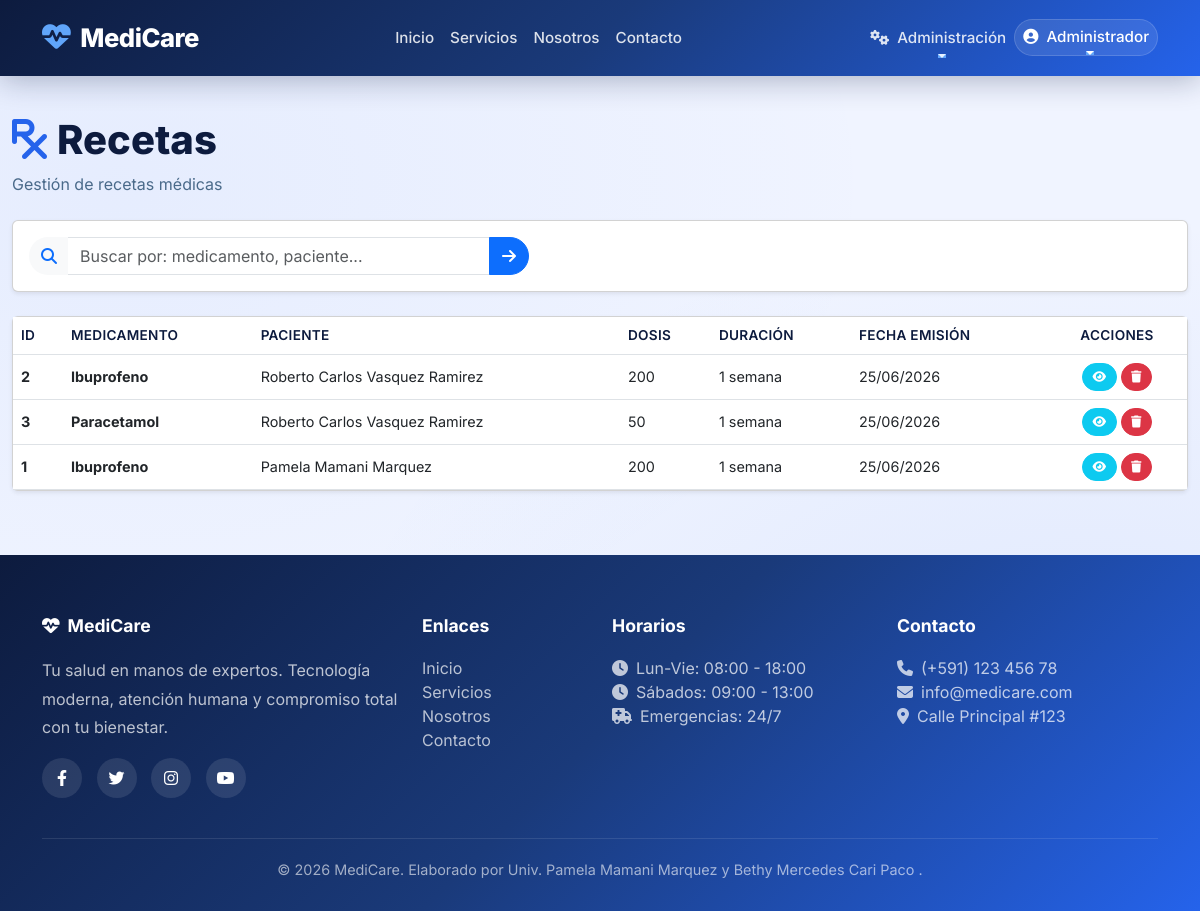
Page /admin/recetas (signed in) on the committed database.
### app/models/usuario.py (models this page shows, shortened)
class Usuario(UserMixin, db.Model):
    __tablename__ = 'usuarios'
    id = db.Column(db.Integer, primary_key=True)
    username = db.Column(db.String(80), unique=True, nullable=False)
    email = db.Column(db.String(120), unique=True, nullable=False)
    password_hash = db.Column(db.String(200), nullable=False)
    rol = db.Column(db.String(20), nullable=False, default='paciente')
    nombres = db.Column(db.String(100))
    apellidos = db.Column(db.String(100))
    ci = db.Column(db.String(20))
    telefono = db.Column(db.String(20))
    fecha_registro = db.Column(db.DateTime, default=datetime.utcnow)
    activo = db.Column(db.Boolean, default=True)
    paciente = db.relationship('Paciente', back_populates='usuario', uselist=False)
    medico = db.relationship('Medico', back_populates='usuario', uselist=False)
    def is_admin(self):
        return self.rol == 'admin'

### app/models/receta.py (models this page shows)
class Receta(db.Model):
    __tablename__ = 'recetas'
    id = db.Column(db.Integer, primary_key=True)
    historial_id = db.Column(db.Integer, db.ForeignKey('historiales.id'))
    medicamento = db.Column(db.String(100))
    dosis = db.Column(db.String(50))
    duracion = db.Column(db.String(50))
    indicaciones = db.Column(db.Text)
    fecha_emision = db.Column(db.DateTime, default=datetime.utcnow)
    historial = db.relationship('HistorialClinico', back_populates='recetas')

### app/models/paciente.py (models this page shows, shortened)
class Paciente(db.Model):
    __tablename__ = 'pacientes'
    id = db.Column(db.Integer, primary_key=True)
    usuario_id = db.Column(db.Integer, db.ForeignKey('usuarios.id'), unique=True)
    ci = db.Column(db.String(20), unique=True, nullable=False)
    nombres = db.Column(db.String(100), nullable=False)
    apellidos = db.Column(db.String(100), nullable=False)
    fecha_nacimiento = db.Column(db.Date)
    genero = db.Column(db.String(10))
    telefono = db.Column(db.String(20))
    direccion = db.Column(db.String(200))
    email = db.Column(db.String(120))
    seguro_medico = db.Column(db.String(100))
    alergias = db.Column(db.Text)
    fecha_registro = db.Column(db.DateTime, default=datetime.utcnow)
    usuario = db.relationship('Usuario', back_populates='paciente', uselist=False)
    citas = db.relationship('Cita', back_populates='paciente')
    historial = db.relationship('HistorialClinico', back_populates='paciente')

### app/admin/routes.py (the view, shortened to what this page needs)
@bp_admin.route('/recetas')
@login_required
def recetas():
    if not current_user.is_admin():
        flash('⛔ Acceso denegado.', 'danger')
        return redirect(url_for('core.landing'))
    search = request.args.get('search', '').strip()
    query = Receta.query
    recetas = query.order_by(Receta.fecha_emision.desc()).all()
    return render_template('admin/recetas.html', recetas=recetas, search=search)

### templates/admin/recetas.html (shortened to what this page needs)
{% extends "base.html" %}
{% block content %}
<div class="container-fluid py-4">
    <div class="d-flex justify-content-between align-items-center mb-4">
        <div>
            <h1 style="font-weight: 800; color: #0d1b3e;">
                <i class="fas fa-prescription" style="color: #2563eb; margin-right: 10px;"></i>Recetas
            </h1>
            <p style="color: #4a6a8a; margin: 0;">Gestión de recetas médicas</p>
        </div>
    </div>
    <div class="card shadow-sm mb-4">
        <div class="card-body p-3">
            <form method="GET" action="{{ url_for('admin.recetas') }}" class="d-flex gap-2">
                <div class="input-group" style="max-width: 500px;">
                    <span class="input-group-text bg-light border-0" style="border-radius: 50px 0 0 50px;">
                        <i class="fas fa-search text-primary"></i>
                    </span>
                    <input type="text" class="form-control" name="search"
                           placeholder="Buscar por: medicamento, paciente..."
                           value="{{ search }}"
                           style="border-left: none; border-radius: 0; border-color: #dee2e6;">
                    <button type="submit" class="btn btn-primary" style="border-radius: 0 50px 50px 0;">
                        <i class="fas fa-arrow-right"></i>
                    </button>
                </div>
            </form>
        </div>
    </div>
    <div class="card shadow-sm">
        <div class="card-body p-0">
            <div class="table-responsive">
                <table class="table table-hover align-middle mb-0">
                    <thead style="background: #f8f9fa;">
                        <tr>
                            <th style="width: 50px;">ID</th>
                            <th>Medicamento</th>
                            <th>Paciente</th>
                            <th>Dosis</th>
                            <th>Duración</th>
                            <th>Fecha Emisión</th>
                            <th style="width: 140px;" class="text-center">Acciones</th>
                        </tr>
                    </thead>
                    <tbody>
                        {% for receta in recetas %}
                        <tr>
                            <td><strong>{{ receta.id }}</strong></td>
                            <td><strong>{{ receta.medicamento }}</strong></td>
                            <td>
                                {% if receta.historial and receta.historial.paciente %}
                                {{ receta.historial.paciente.nombres }} {{ receta.historial.paciente.apellidos }}
                                {% else %}
                                N/A
                                {% endif %}
                            </td>
                            <td>{{ receta.dosis or 'N/A' }}</td>
                            <td>{{ receta.duracion or 'N/A' }}</td>
                            <td>{{ receta.fecha_emision.strftime('%d/%m/%Y') if receta.fecha_emision else 'N/A' }}</td>
                            <td>
                                <div class="d-flex gap-1 justify-content-center">
                                    <a href="{{ url_for('admin.ver_receta', id=receta.id) }}"
                                       class="btn btn-sm btn-info text-white"
                                       style="border-radius: 50px; padding: 4px 10px;"
                                       title="Ver receta">
                                        <i class="fas fa-eye"></i>
                                    </a>
                                    <form method="POST" action="{{ url_for('admin.eliminar_receta', id=receta.id) }}"
                                          style="display:inline;"
                                          onsubmit="return confirm('¿Estás seguro de eliminar esta receta?')">
                                        <button type="submit" class="btn btn-sm btn-danger"
                                                style="border-radius: 50px; padding: 4px 10px;"
                                                title="Eliminar receta">
                                            <i class="fas fa-trash"></i>
                                        </button>
                                    </form>
                                </div>
                            </td>
                        </tr>
                        {% endfor %}
                    </tbody>
                </table>
            </div>
        </div>
    </div>
</div>
{% endblock %}

### templates/base.html (shortened to what this page needs)
<!DOCTYPE html>
<html lang="es">
<head>
    <link href="https://cdn.jsdelivr.net/npm/bootstrap@5.3.0/dist/css/bootstrap.min.css" rel="stylesheet">
    <link rel="stylesheet" href="https://cdnjs.cloudflare.com/ajax/libs/font-awesome/6.4.0/css/all.min.css">
</head>
<body>
    <nav class="navbar navbar-expand-lg navbar-custom">
        <div class="container">
            <a class="navbar-brand" href="{{ url_for('core.landing') }}">
                <i class="fas fa-heartbeat"></i>MediCare
            </a>
            <div class="collapse navbar-collapse" id="navbarNav">
                <ul class="navbar-nav mx-auto">
                    <li class="nav-item">
                        <a class="nav-link" href="{{ url_for('core.landing') }}">Inicio</a>
                    </li>
                    <li class="nav-item">
                        <a class="nav-link" href="{{ url_for('core.servicios') }}">Servicios</a>
                    </li>
                    <li class="nav-item">
                        <a class="nav-link" href="{{ url_for('core.about') }}">Nosotros</a>
                    </li>
                    <li class="nav-item">
                        <a class="nav-link" href="{{ url_for('core.contacto') }}">Contacto</a>
                    </li>
                </ul>
                <ul class="navbar-nav">
                    {% if current_user.is_authenticated %}
                        {% if current_user.is_admin() %}
                        <li class="nav-item dropdown">
                            <a class="nav-link dropdown-toggle text-white" href="#" id="adminDropdown" role="button" data-bs-toggle="dropdown">
                                <i class="fas fa-cogs me-1"></i> Administración
                            </a>
                        </li>
                        {% endif %}
                        <li class="nav-item dropdown user-dropdown">
                            <a class="nav-link dropdown-toggle text-white" href="#" id="userDropdown" role="button" data-bs-toggle="dropdown">
                                <i class="fas fa-user-circle me-1"></i>
                                {{ current_user.nombres }}
                            </a>
                        </li>
                    {% endif %}
                </ul>
            </div>
        </div>
    </nav>
    <main>
        {% block content %}{% endblock %}
    </main>
    <footer class="footer-custom">
        <div class="container">
            <div class="row g-4">
                <div class="col-md-4">
                    <h5><i class="fas fa-heartbeat me-2"></i>MediCare</h5>
                    <p style="opacity: 0.8; line-height: 1.8; position: relative; z-index: 1;">Tu salud en manos de expertos. Tecnología moderna, atención humana y compromiso total con tu bienestar.</p>
                    <div class="social-links mt-3">
                        <a href="#"><i class="fab fa-facebook-f"></i></a>
                        <a href="#"><i class="fab fa-twitter"></i></a>
                        <a href="#"><i class="fab fa-instagram"></i></a>
                        <a href="#"><i class="fab fa-youtube"></i></a>
                    </div>
                </div>
                <div class="col-md-2">
                    <h5>Enlaces</h5>
                    <ul class="list-unstyled">
                        <li><a href="{{ url_for('core.landing') }}">Inicio</a></li>
                        <li><a href="{{ url_for('core.servicios') }}">Servicios</a></li>
                        <li><a href="{{ url_for('core.about') }}">Nosotros</a></li>
                        <li><a href="{{ url_for('core.contacto') }}">Contacto</a></li>
                    </ul>
                </div>
                <div class="col-md-3">
                    <h5>Horarios</h5>
                    <ul class="list-unstyled" style="opacity: 0.8;">
                        <li><i class="fas fa-clock me-2"></i>Lun-Vie: 08:00 - 18:00</li>
                        <li><i class="fas fa-clock me-2"></i>Sábados: 09:00 - 13:00</li>
                        <li><i class="fas fa-ambulance me-2"></i>Emergencias: 24/7</li>
                    </ul>
                </div>
                <div class="col-md-3">
                    <h5>Contacto</h5>
                    <ul class="list-unstyled" style="opacity: 0.8;">
                        <li><i class="fas fa-phone me-2"></i>(+591) 123 456 78</li>
                        <li><i class="fas fa-envelope me-2"></i>info@medicare.com</li>
                        <li><i class="fas fa-map-marker-alt me-2"></i>Calle Principal #123</li>
                    </ul>
                </div>
            </div>
            <div class="footer-bottom">
                <p class="mb-0">&copy; 2026 MediCare. Elaborado por Univ. Pamela Mamani Marquez y Bethy Mercedes Cari Paco .</p>
            </div>
        </div>
    </footer>
</body>
</html>

### templates/base.html (style rules this page uses)
:root { --primary-dark: #0d1b3e; --primary-mid: #1a3a7a; --primary-blue: #2563eb; --primary-light: #3b82f6; --primary-gradient: linear-gradient(135deg, #0d1b3e 0%, #1a3a7a 50%, #2563eb 100%); --glass-bg: rgba(255, 255, 255, 0.1); --glass-border: rgba(255, 255, 255, 0.15); --text-light: #ffffff; --text-dark: #0d1b3e; --shadow-soft: 0 8px 32px rgba(13, 27, 62, 0.15); --shadow-glass: 0 8px 32px rgba(0, 0, 0, 0.1); --border-radius: 16px; --transition: all 0.3s cubic-bezier(0.4, 0, 0.2, 1); }
* { font-family: 'Inter', sans-serif; margin: 0; padding: 0; box-sizing: border-box; }
body { background: #f0f4ff; color: var(--text-dark); min-height: 100vh; background-image: radial-gradient(ellipse at 10% 20%, rgba(37, 99, 235, 0.05) 0%, transparent 50%), radial-gradient(ellipse at 90% 80%, rgba(37, 99, 235, 0.08) 0%, transparent 50%); }
.navbar-custom { background: var(--primary-gradient); padding: 14px 0; box-shadow: 0 4px 30px rgba(13, 27, 62, 0.3); position: sticky; top: 0; z-index: 1000; backdrop-filter: blur(10px); }
.navbar-custom .navbar-brand { font-weight: 800; font-size: 1.6rem; color: white !important; letter-spacing: -0.5px; }
.navbar-custom .navbar-brand i { font-size: 1.8rem; margin-right: 10px; color: #60a5fa; }
.navbar-custom .nav-link { color: rgba(255,255,255,0.85) !important; font-weight: 500; padding: 8px 20px; border-radius: 8px; transition: var(--transition); font-size: 0.95rem; position: relative; }
.navbar-custom .nav-link::after { content: ''; position: absolute; bottom: 0; left: 50%; width: 0; height: 2px; background: #60a5fa; transition: var(--transition); transform: translateX(-50%); }
.user-dropdown .dropdown-toggle { color: white !important; padding: 6px 16px; border-radius: 50px; background: rgba(255,255,255,0.1); border: 1px solid rgba(255,255,255,0.15); }
.footer-custom { background: var(--primary-gradient); color: rgba(255,255,255,0.9); padding: 60px 0 30px 0; position: relative; overflow: hidden; margin-top: 40px; }
.footer-custom h5 { color: white; font-weight: 700; margin-bottom: 20px; font-size: 1.1rem; position: relative; z-index: 1; }
.footer-custom a { color: rgba(255,255,255,0.7); text-decoration: none; transition: var(--transition); display: inline-block; position: relative; z-index: 1; }
.footer-custom .social-links a { display: inline-flex; align-items: center; justify-content: center; width: 40px; height: 40px; background: rgba(255,255,255,0.1); border-radius: 50%; margin-right: 10px; transition: var(--transition); color: white; position: relative; z-index: 1; }
.footer-bottom { border-top: 1px solid rgba(255,255,255,0.1); padding-top: 20px; margin-top: 40px; text-align: center; font-size: 0.9rem; color: rgba(255,255,255,0.6); position: relative; z-index: 1; }

### templates/admin/recetas.html (style rules this page uses)
.btn-sm { padding: 0.25rem 0.6rem !important; font-size: 0.75rem !important; }
.table th { font-weight: 600; color: #0d1b3e; font-size: 0.85rem; text-transform: uppercase; letter-spacing: 0.3px; }
.table td { font-size: 0.9rem; }

### rows in the picture
Usuario: nombres "Administrador"
Receta: id "2", medicamento "Ibuprofeno", historial.paciente.nombres "Roberto Carlos", historial.paciente.apellidos "Vasquez Ramirez", dosis "200", duracion "1 semana", fecha_emision "25/06/2026"
Receta: id "3", medicamento "Paracetamol", historial.paciente.nombres "Roberto Carlos", historial.paciente.apellidos "Vasquez Ramirez", dosis "50", duracion "1 semana", fecha_emision "25/06/2026"
Receta: id "1", medicamento "Ibuprofeno", historial.paciente.nombres "Pamela", historial.paciente.apellidos "Mamani Marquez", dosis "200", duracion "1 semana", fecha_emision "25/06/2026"
